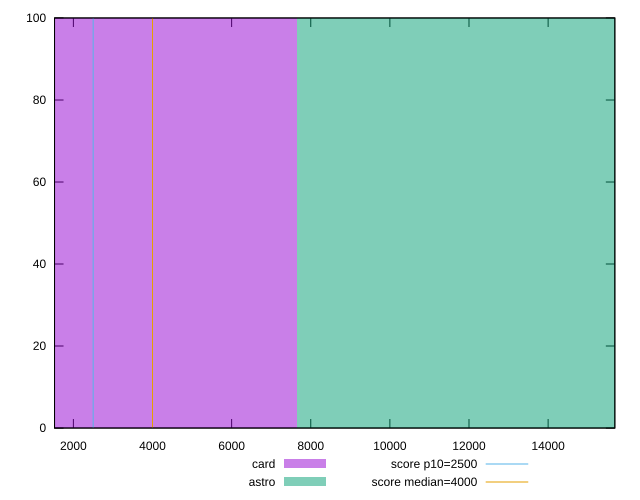

gnuplot code for this plot:
reset

$card <<EOF
0 100
EOF

$astro <<EOF
15328.8686222561 100
EOF

set key outside below
set boxwidth 15328.8686222561
set xrange [1523.48:15686.112500000001]
set yrange [0:100]
set trange [0:100]
set style fill transparent solid 0.5 noborder

set parametric
set terminal svg size 640, 500 enhanced background rgb 'white'
set output "reports/report_00032_2021-02-25T10-28-15.087Z/largest-contentful-paint/comparison/histogram/2_vs_3.svg"

plot $card title "card" with boxes, \
     $astro title "astro" with boxes, \
     2500,t title "score p10=2500", \
     4000,t title "score median=4000"

reset
